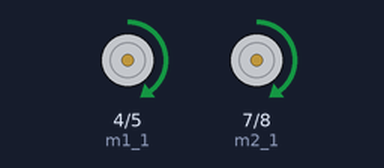
The sketch below on a simulated Arduino Uno, built with avr-gcc and run on an emulated ATmega328P. Parts: motor-driver pin pairs drawn as motors (green arrow = first pin HIGH = forward, orange = second pin HIGH = backward, longer = more drive, scaled by the enable pin).

Above: at 1.0 s.
At 3.0 s:
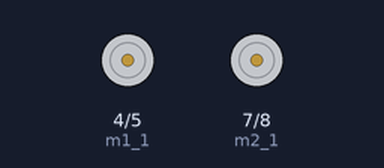
At 5.0 s:
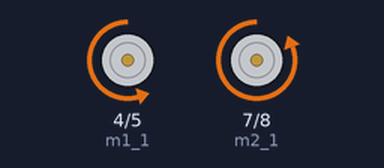
Timing chart, 0 to 7.8 s (numbered marks = the images above):
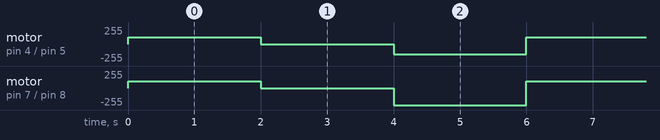

Measured:
- by itself, motor on pin 4 (m1_1) / pin 5 (m1_2): repeats every 6.0 s: stopped 2.0 s, backward 156/255 2.0 s, forward 100/255 2.0 s
- by itself, motor on pin 7 (m2_1) / pin 8 (m2_2): repeats every 6.0 s: stopped 2.0 s, backward 255/255 2.0 s, forward 100/255 2.0 s

The sketch:

testmotor1.ino
```cpp
int m1_1 = 4;
int m1_2 = 5;
int m1_pwm = 6;
int m2_1 = 7;
int m2_2 = 8;
int m2_pwm = 9;

void setup(){
	pinMode(m1_1,OUTPUT);
	pinMode(m1_2,OUTPUT);
	pinMode(m1_pwm,OUTPUT);
	pinMode(m2_1,OUTPUT);
	pinMode(m2_2,OUTPUT);
	pinMode(m2_pwm,OUTPUT);

	Serial.begin(9600);
}

void loop(){
  run(100,100);
  delay(2000);
  run(0,0);
  delay(2000);
  run(-100,-100);
  delay(2000);
}


void run(int speed1, int speed2){
  if(speed1>255) {
    speed1=255;
    } else if(speed1<-255){
    speed1=-255;
    } else if(speed1==0){
    speed1=0;
  }

  if(speed2>255) {
    speed2=255;
    } else if(speed2<-255){
    speed2=-255;
    } else if(speed2==0){
    speed2=0;
  }

  analogWrite(m1_pwm,speed1);
  analogWrite(m2_pwm,speed2);

  if(speed1>0){
    digitalWrite(m1_1,HIGH);
    digitalWrite(m1_2,LOW);
  } else if(speed1<0){
    digitalWrite(m1_1,LOW);
    digitalWrite(m1_2,HIGH);
  } else if(speed1==0){
    digitalWrite(m1_1,LOW);
    digitalWrite(m1_2,LOW);
  }

  if(speed2>0){
    digitalWrite(m2_1,HIGH);
    digitalWrite(m2_2,LOW);
  } else if(speed2<0){
    digitalWrite(m1_1,LOW);
    digitalWrite(m2_1,LOW);
    digitalWrite(m2_2,HIGH);
  } else if(speed2==0){
    digitalWrite(m2_1,LOW);
    digitalWrite(m2_2,LOW);
  }
}
```
